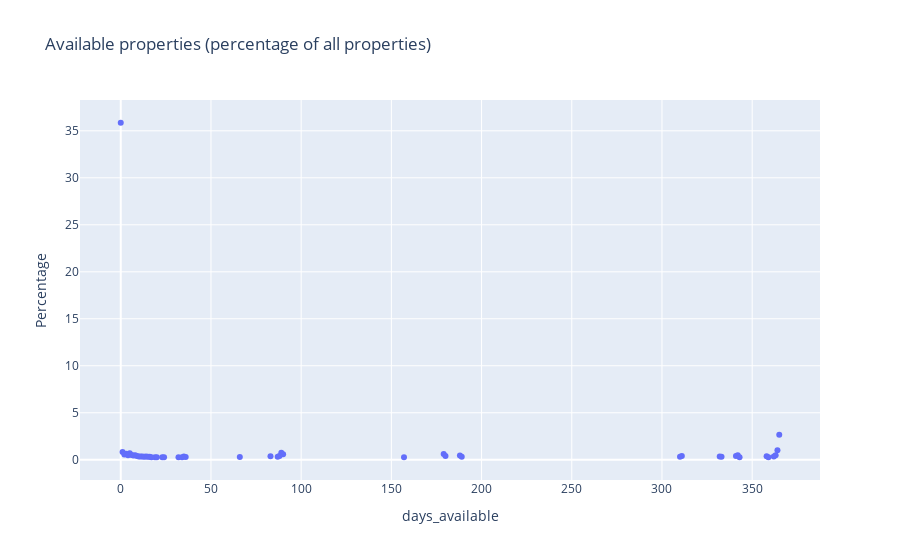

Notebook cell for this chart:
### Markdown cell above
In the above table is presented the percentage of most common availability for properties. For example, 35.8% of properties are available no days available. For the contrary 2.64% of properties are available every day of the year.
 In the following grapf is presented only the 50 most common observations for the variable "availability_365".

### Code cell
px.scatter(data_frame=table2.head(50), x="days_available", y="Percentage",title='Available properties (percentage of all properties)')

### Figure 1 — Plotly figure (JSON) as saved in the notebook; plotly's stock layout.template omitted (floating-point values rounded to 4 significant figures)
{"data": [{"hovertemplate": "days_available=%{x}<br>Percentage=%{y}<extra></extra>", "legendgroup": "", "marker": {"color": "#636efa", "symbol": "circle"}, "mode": "markers", "name": "", "orientation": "v", "showlegend": false, "type": "scatter", "x": [0, 365, 364, 1, 89, 5, 3, 179, 90, 2, 6, 363, 4, 8, 342, 188, 7, 88, 311, 341, 9, 180, 83, 358, 14, 11, 12, 332, 35, 362, 10, 13, 15, 189, 310, 333, 16, 87, 66, 36, 23, 359, 19, 343, 34, 157, 20, 24, 32, 17], "xaxis": "x", "y": [35.86, 2.649, 1.004, 0.8344, 0.7383, 0.6954, 0.6258, 0.6156, 0.5931, 0.5522, 0.5011, 0.4888, 0.4765, 0.4765, 0.4704, 0.4602, 0.4479, 0.409, 0.407, 0.407, 0.3947, 0.3927, 0.3743, 0.3681, 0.3538, 0.3538, 0.3518, 0.3497, 0.3436, 0.3395, 0.3375, 0.3313, 0.3252, 0.3211, 0.3191, 0.315, 0.3088, 0.3068, 0.2925, 0.2884, 0.2761, 0.2761, 0.2761, 0.2741, 0.2741, 0.2741, 0.2741, 0.2679, 0.2659, 0.2659], "yaxis": "y"}], "layout": {"legend": {"tracegroupgap": 0}, "title": {"text": "Available properties (percentage of all properties)"}, "xaxis": {"anchor": "y", "domain": [0, 1], "title": {"text": "days_available"}}, "yaxis": {"anchor": "x", "domain": [0, 1], "title": {"text": "Percentage"}}}}
